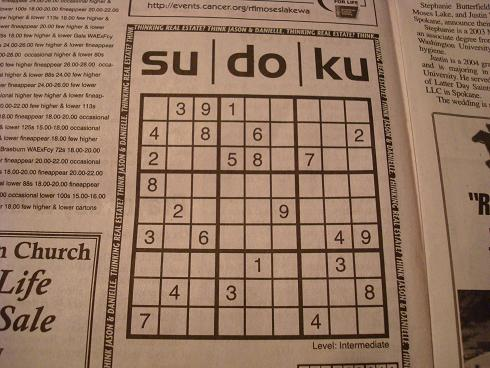
#> input picture src/image_recognition/sudoku1.jpg, 490 x 368 px, found by its file name
$ python image_recognition.py
#> lines starting #> are read from the running program, lines starting #| are printed output that depends on the picture; after the words box and inside, x2 and y2 are one past the last pixel; in counts of white or black regions, pixels touching at a corner belong together
import cv2
import imutils
import numpy


def get_sudoku_board_from_image(img):
    gray = cv2.cvtColor(img, cv2.COLOR_BGR2GRAY)
    bfilter = cv2.bilateralFilter(gray, 13, 20, 20)
    edges = cv2.Canny(bfilter, 30, 180)
    kernel = numpy.ones((3,3),numpy.uint8)
    edges = cv2.dilate(edges,kernel,iterations = 1)
    # kernel = numpy.ones((5,5),numpy.uint8)
    # edges = cv2.erode(edges,kernel,iterations = 1)
    keypoints = cv2.findContours(edges.copy(), cv2.RETR_TREE,
    cv2.CHAIN_APPROX_SIMPLE)
    contours = imutils.grab_contours(keypoints)
    newimg = cv2.drawContours(img.copy(), contours, -1, (0, 255, 0), 3)
    cv2.imshow("Contour", newimg)
    return contours

def get_perspective(img, location, height = 900, width = 900):
    pts1 = numpy.float32([location[0], location[3], location[1], location[2]])
    pts2 = numpy.float32([[0, 0], [width, 0], [0, height], [width, height]])
    # Apply Perspective Transform Algorithm
    matrix = cv2.getPerspectiveTransform(pts1, pts2)
    result = cv2.warpPerspective(img, matrix, (width, height))
    return result

def adjust_for_perspective(img, contours):
    contours = sorted(contours, key=cv2.contourArea, reverse=True)[:15]
    location = None
    # Finds rectangular contour
    for contour in contours:
        approx = cv2.approxPolyDP(contour, 15, True)
        if len(approx) == 4:
            location = approx
            break
    # if location == None:
    #     raise Exception("board not found")
    result = get_perspective(img, location)
    return result, location

def identify_number_blocks(image, board):
    rows = numpy.vsplit(board,9)
    blocks = []
    for row in rows:
        boxes = numpy.hsplit(row,9)
        for box in boxes:
            block = cv2.resize(box, (300, 300))/255.0
            cv2.imshow("Number block", block)
            cv2.waitKey(500)
            blocks.append(box)
    return blocks

if __name__ == "__main__":
    # img = cv2.imread('src/image_recognition/test')
    img = cv2.imread('src/image_recognition/sudoku1.jpg')
#> img is the input picture: shape (368, 490, 3); mean B, G, R 99.6, 120.7, 150.8
    # img = cv2.imread('src/image_recognition/photo.jpg')
    cv2.imshow("Input Image", img)
    contours = get_sudoku_board_from_image(img)
#> in get_sudoku_board_from_image, `gray = cv2.cvtColor(img, cv2.COLOR_BGR2GRAY)`:
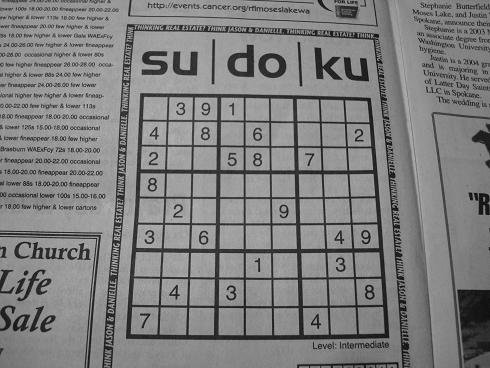
#> gray: shape (368, 490); min 4, max 196, mean 127.3
#> in get_sudoku_board_from_image, `edges = cv2.Canny(bfilter, 30, 180)`:
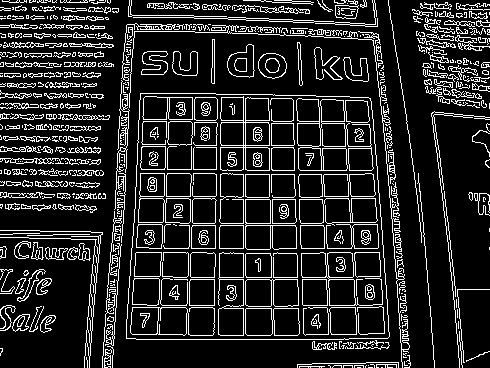
#> edges: shape (368, 490); 15% white in thin lines or dots
#> in get_sudoku_board_from_image, `edges = cv2.dilate(edges,kernel,iterations = 1)`:
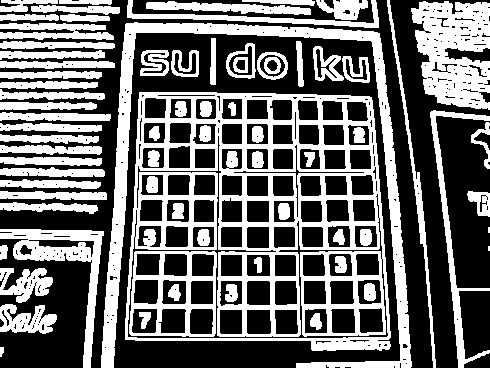
#> edges: shape (368, 490); 42.3% white; 74 white regions (2 under 20 px)
#> in get_sudoku_board_from_image, `keypoints = cv2.findContours(edges.copy(), cv2.RETR_TREE, cv2.CHAIN_AP..`: keypoints = 451 contours, 251 with area under 20; largest, box (x1, y1, x2, y2) and area: (125, 92, 391, 351) 62133, (127, 135, 389, 339) 9674, (101, 22, 412, 368) 9662, (129, 251, 217, 337) 7045, (411, 1, 490, 110) 6244
#> in get_sudoku_board_from_image, `contours = imutils.grab_contours(keypoints)`: contours has the same summary as keypoints
#> in get_sudoku_board_from_image, `newimg = cv2.drawContours(img.copy(), contours, -1, (0, 255, 0), 3)`:
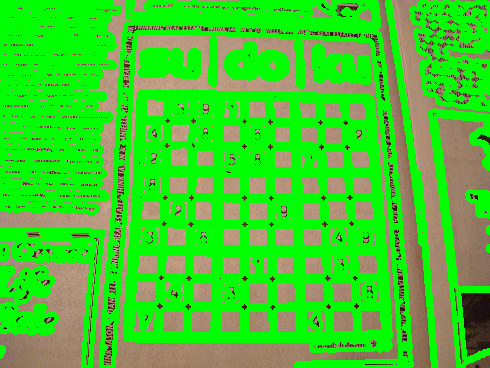
#> newimg: shape (368, 490, 3); mean B, G, R 42.3, 204.6, 63.3
#> contours has the same summary as keypoints in get_sudoku_board_from_image
    result, location = adjust_for_perspective(img, contours)
#> in adjust_for_perspective, `contours = sorted(contours, key=cv2.contourArea, reverse=True)[:15]`: contours = 15 contours; largest, box (x1, y1, x2, y2) and area: (125, 92, 391, 351) 62133, (127, 135, 389, 339) 9674, (101, 22, 412, 368) 9662, (129, 251, 217, 337) 7045, (411, 1, 490, 110) 6244
#> the loop in adjust_for_perspective, `for contour in contours:` made 1 pass
#> location on pass 1: [[139, 92], [125, 339], [388, 349], [371, 97]]
#> in get_perspective, `pts1 = numpy.float32([location[0], location[3], location[1], location[..`: pts1 = [[139, 92], [371, 97], [125, 339], [388, 349]]
#> in get_perspective, `matrix = cv2.getPerspectiveTransform(pts1, pts2)`: matrix = [[4.17, 0.237, -601.8], [-0.0942, 4.37, -389], [5.83e-05, 0.000572, 1]]
#> in get_perspective, `result = cv2.warpPerspective(img, matrix, (width, height))`:
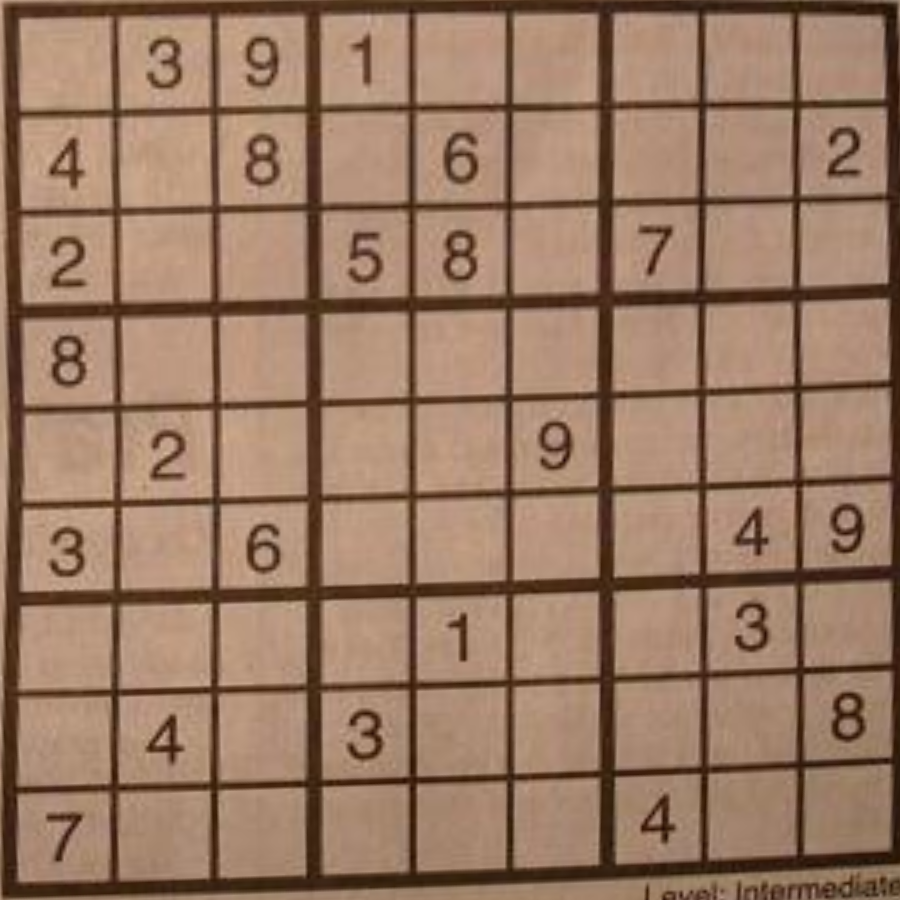
#> result: shape (900, 900, 3); mean B, G, R 100.2, 122.1, 153.9
#> location = [[139, 92], [125, 339], [388, 349], [371, 97]]
    print(result, location)
#> (printed output is left out)
    cv2.imshow("Board", result)
    boxes = identify_number_blocks(img, result)
#> in identify_number_blocks, `rows = numpy.vsplit(board,9)`: rows = 9 items
#> the loop in identify_number_blocks, `for row in rows:` made 9 passes
#> pass 1, in identify_number_blocks, `cv2.imshow("Number block", block)`:
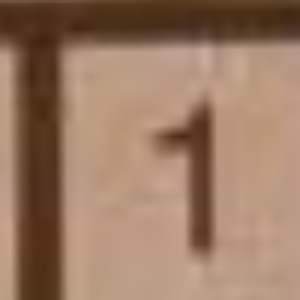
#> window 'Number block': shape (300, 300, 3) float64; mean B, G, R 0.393, 0.481, 0.608
#> after the loop in identify_number_blocks, `for row in rows:`:
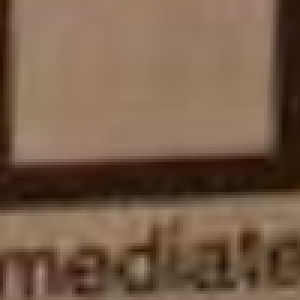
#> box: shape (100, 100, 3) (shown 3 times larger); mean of channels 0, 1, 2 73.5, 94, 119.8; drawn as B, G, R
#> after the loop in identify_number_blocks, `for row in rows:`: blocks = 81 items
#> boxes = 81 items
    cv2.waitKey() ### only for dev purposes

$ run again, with src/image_recognition/photo.jpg copied over src/image_recognition/sudoku1.jpg
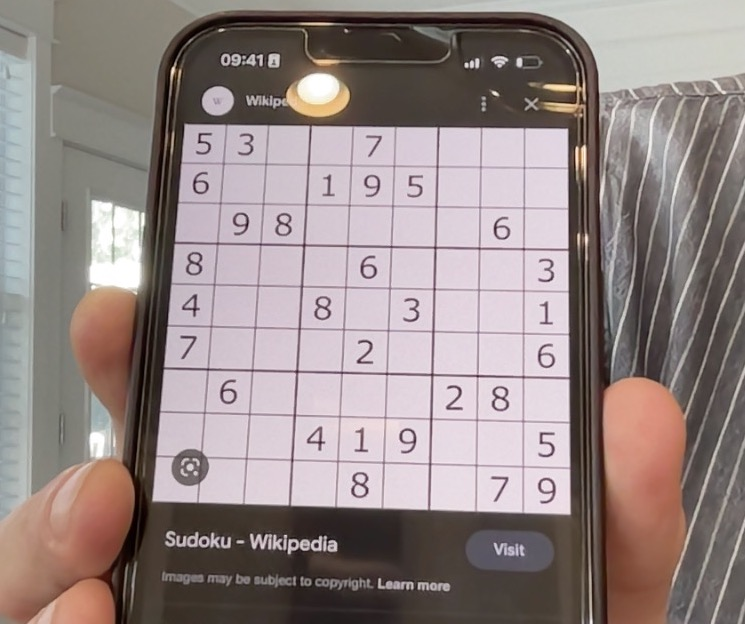
#> input picture src/image_recognition/photo.jpg, 745 x 624 px, found by its file name
#> img is the input picture: shape (624, 745, 3); mean B, G, R 133.9, 135.3, 148.5
#> in get_sudoku_board_from_image, `edges = cv2.dilate(edges,kernel,iterations = 1)`:
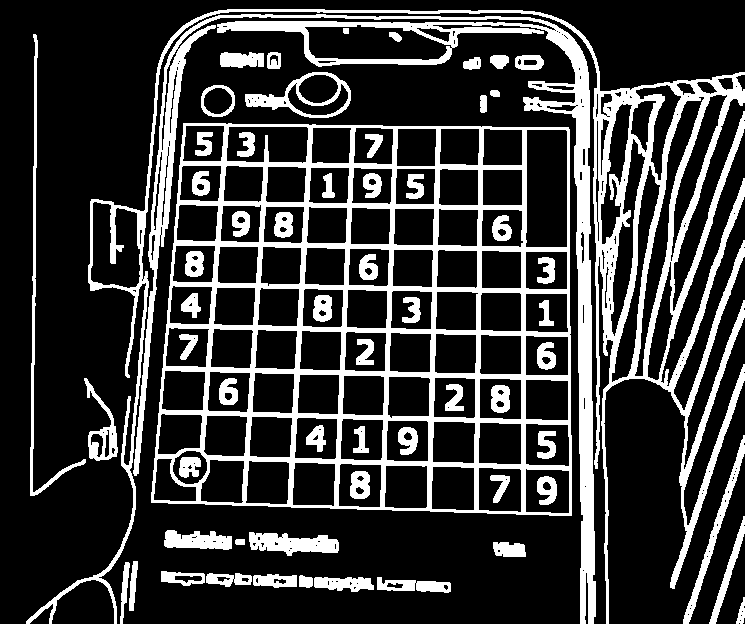
#> edges: shape (624, 745); 22.6% white; 62 white regions
#> keypoints = 343 contours, 131 with area under 20; largest, box (x1, y1, x2, y2) and area: (151, 123, 572, 516) 154450, (26, 9, 745, 624) 42710, (133, 14, 596, 624) 21452, (525, 129, 568, 248) 4846, (304, 24, 453, 61) 4056
#> in get_sudoku_board_from_image, `contours = imutils.grab_contours(keypoints)`: contours has the same summary as keypoints
#> `contours = get_sudoku_board_from_image(img)`: contours has the same summary as keypoints in get_sudoku_board_from_image
#> in adjust_for_perspective, `contours = sorted(contours, key=cv2.contourArea, reverse=True)[:15]`: contours = 15 contours; largest, box (x1, y1, x2, y2) and area: (151, 123, 572, 516) 154450, (26, 9, 745, 624) 42710, (133, 14, 596, 624) 21452, (525, 129, 568, 248) 4846, (304, 24, 453, 61) 4056
#> the loop in adjust_for_perspective, `for contour in contours:` made 1 pass
#> location on pass 1: [[183, 123], [151, 502], [571, 515], [568, 127]]
#> pts1 = [[183, 123], [568, 127], [151, 502], [571, 515]]
#> matrix = [[2.48, 0.21, -480], [-0.028, 2.69, -326.2], [5.37e-05, 0.000254, 1]]
#> `result, location = adjust_for_perspective(img, contours)`: location = [[183, 123], [151, 502], [571, 515], [568, 127]]
#> (printed output is left out)
#> rows = 9 items
#> the loop in identify_number_blocks, `for row in rows:` made 9 passes
#> after the loop in identify_number_blocks, `for row in rows:`:
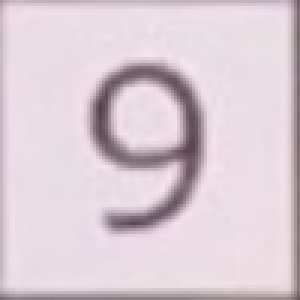
#> box: shape (100, 100, 3) (shown 3 times larger); mean of channels 0, 1, 2 213.1, 204.1, 219.4; drawn as B, G, R
#> after the loop in identify_number_blocks, `for row in rows:`: blocks = 81 items
